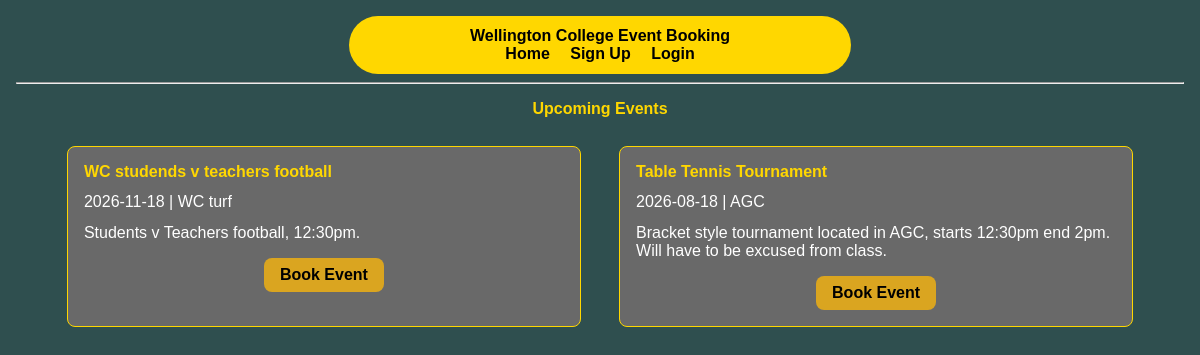
The app's page /, older data.
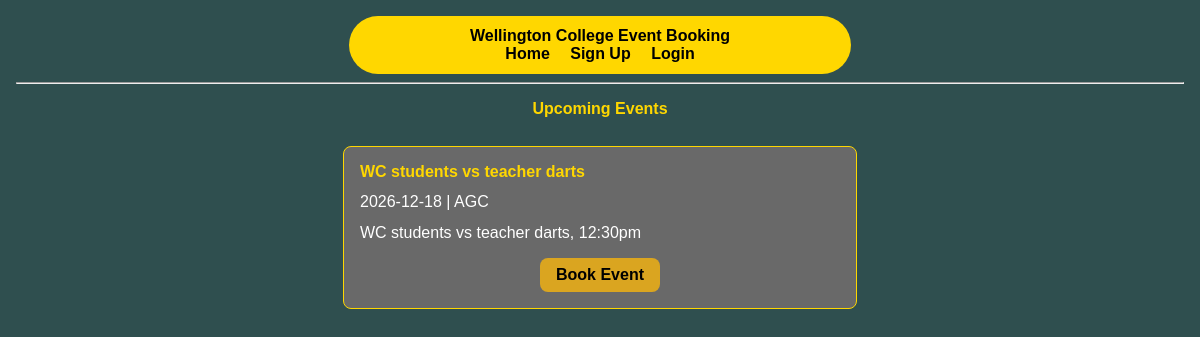
The same page, newer data.
### tables this page shows
CREATE TABLE "events"
(
    event_id          INTEGER
        primary key autoincrement,
    event_name        TEXT    not null,
    event_date        TEXT    not null,
    event_location    TEXT    not null,
    event_description TEXT    not null,
    fk_user_id        INTEGER not null,
    event_capacity    INTEGER not null
);

### app.py (the view)
@app.route('/')
def home():
    con = connect_db()
    cur = con.cursor()
    query = "SELECT * FROM events"
    cur.execute(query)
    event_list = cur.fetchall()
    con.close()
    return render_template("home.html", event_list=event_list)

### app.py (called while the page is built)
def connect_db():
    con = sqlite3.connect("identifier.sqlite")
    con.row_factory = sqlite3.Row
    return con

### templates/home.html (shortened to what this page needs)
{% extends "base.html" %}
{%  block content %}
<h2>Upcoming Events</h2>
{% if event_list|length == 0 %}
    <div style="margin: auto; text-align: center">
        <p>No events available yet. Please check later.</p>
    </div>
{% else %}
<div class="event-container">
{% for event in event_list %}
    <div class="page-box">
        <div class="form-group">
            <div class="form-label">
                <b>{{ event["event_name"] }}</b>
            </div>
        </div>
        <div class="form-group">
            {{ event["event_date"] }} | {{ event["event_location"] }}
        </div>
        <div class="form-group">
            {{ event["event_description"] }}
        </div>
        <div class="button-group">
            <a class="action-btn" href="/book_event/{{ event['event_id'] }}">Book Event</a>
        </div>
    </div>
{% endfor %}
</div>
{% endif %}
{% endblock %}

Row changes from the older to the newer data that the page shows:
removed events: event_name "WC studends v teachers football", event_date "2026-11-18", event_location "WC turf", event_description "Students v Teachers football, 12:30pm."
removed events: event_name "Table Tennis Tournament", event_date "2026-08-18", event_location "AGC", event_description "Bracket style tournament located in AGC, starts 12:30pm end 2pm. Will have to be excused from class."
added events: event_name "WC students vs teacher darts", event_date "2026-12-18", event_location "AGC", event_description "WC students vs teacher darts, 12:30pm"
